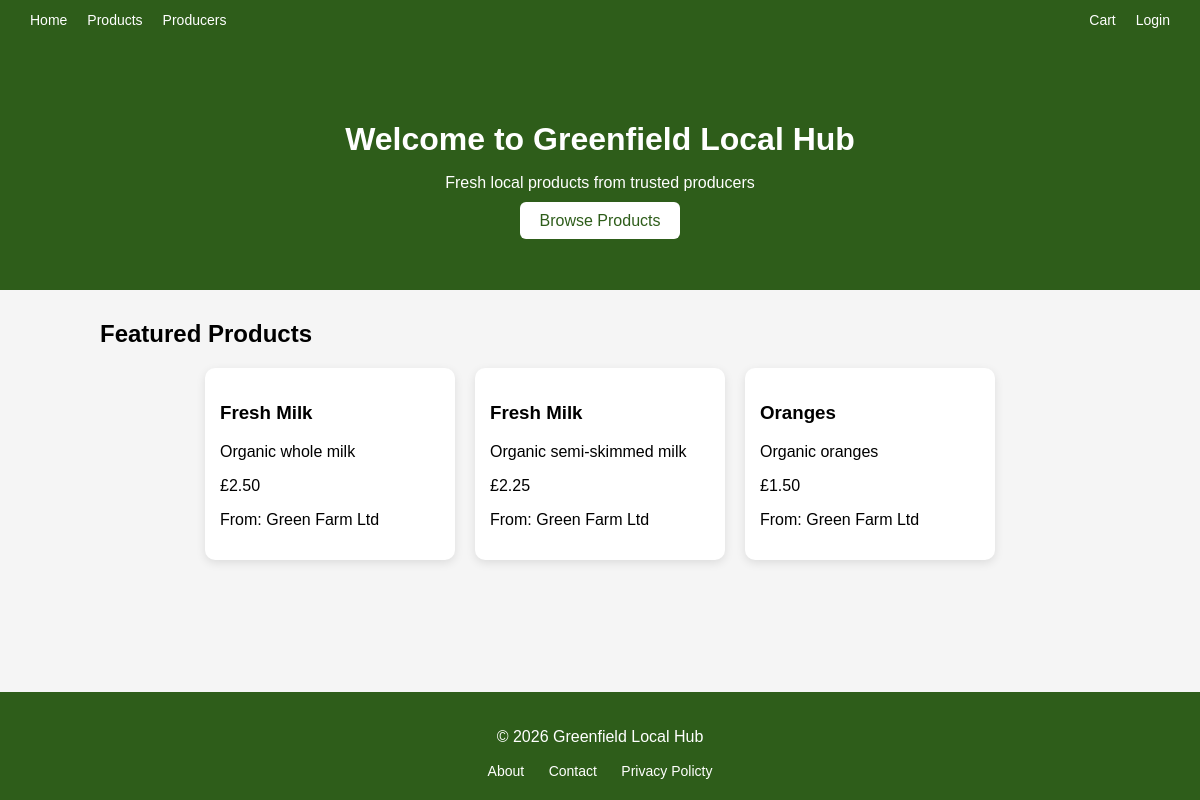
Before: / with the older database file.
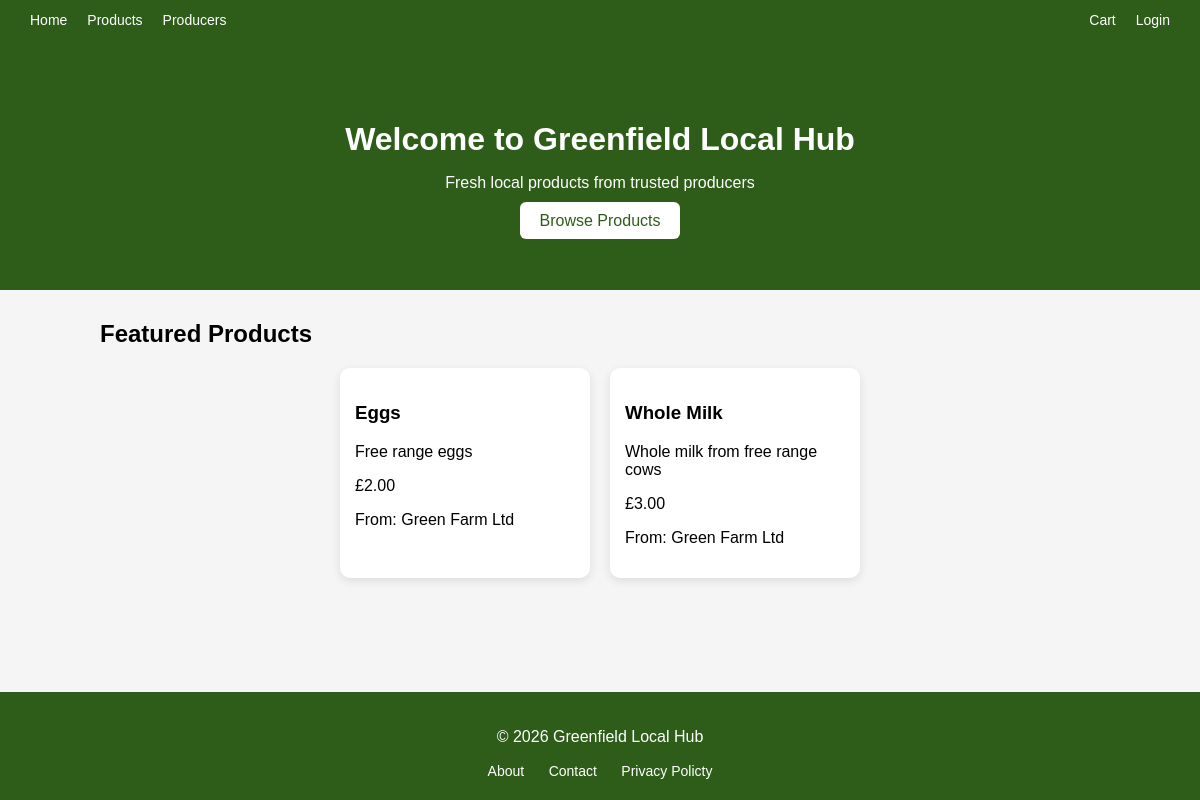
After: the same page with the newer database file.
### tables this page shows
CREATE TABLE `products` (
  `ProductID` int(11) NOT NULL,
  `Name` varchar(100) NOT NULL,
  `Description` text NOT NULL,
  `Price` decimal(5,2) NOT NULL,
  `StockLevel` int(11) NOT NULL,
  `ProducerID` int(11) DEFAULT NULL
);

CREATE TABLE `producers` (
  `ProducerID` int(11) NOT NULL,
  `Name` varchar(100) NOT NULL,
  `Location` varchar(100) NOT NULL,
  `FarmingMethod` varchar(100) NOT NULL,
  `Email` varchar(100) NOT NULL,
  `Password` varchar(255) NOT NULL
);

### index.php (the view, shortened to what this page needs)
<?php
include("db.php");
$stmt = $connect->prepare("
    SELECT Products.*, Producers.Name AS ProducerName
    FROM Products
    JOIN Producers ON Products.ProducerID = Producers.ProducerID
    LIMIT 4
");
$stmt->execute();
$products = $stmt->get_result();
?>
<!DOCTYPE html>
<html>
<head>
    <link rel="stylesheet" href="css/navbar.css">
    <link rel="stylesheet" href="css/index.css">
    <link rel="stylesheet" href="css/footer.css">
</head>
<body>
<?php include("navbar.php"); ?>
<div class="main-content">
    <div class="hero">
        <h1>Welcome to Greenfield Local Hub</h1>
        <p>Fresh local products from trusted producers</p>
        <a href="products.php" class="btn">Browse Products</a>
    </div>
    <div class="section">
        <h2>Featured Products</h2>
        <div class="products">
            <?php while ($row = $products->fetch_assoc()) { ?>
                <div class="card">
                    <h3><?php echo $row["Name"]; ?></h3>
                    <p><?php echo $row["Description"]; ?></p>
                    <p>£<?php echo $row["Price"]; ?></p>
                    <p>From: <?php echo $row["ProducerName"]; ?></p>
                </div>
            <?php } ?>
        </div>
    </div>
</div>
<?php include("footer.php"); ?>
</body>
</html>

Changed rows visible on the page:
removed products: Name "Fresh Milk", Description "Organic whole milk", Price "2.50", ProducerID.Name "Green Farm Ltd"
changed products: Name "Fresh Milk" → "Eggs"; Description "Organic semi-skimmed milk" → "Free range eggs"; Price "2.25" → "2.00"
changed products: Name "Oranges" → "Whole Milk"; Description "Organic oranges" → "Whole milk from free range cows"; Price "1.50" → "3.00"
